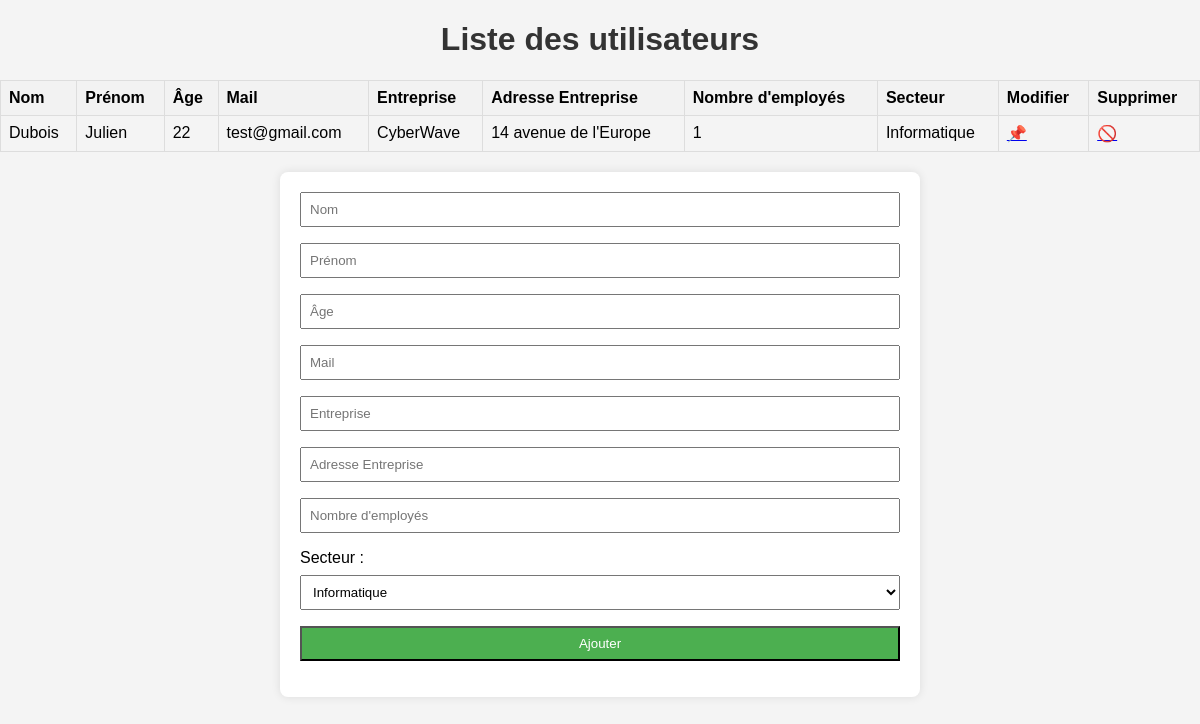
The page / on the database its author committed.
### tables this page shows
CREATE TABLE IF NOT EXISTS `utilisateurs` (
  `id` int NOT NULL AUTO_INCREMENT,
  `nom` varchar(255) NOT NULL,
  `prenom` varchar(255) NOT NULL,
  `age` int NOT NULL,
  `mail` varchar(255) NOT NULL,
  `idEntreprise` int DEFAULT NULL,
  PRIMARY KEY (`id`),
  KEY `idEntreprise` (`idEntreprise`)
);

CREATE TABLE IF NOT EXISTS `entreprise` (
  `id` int NOT NULL AUTO_INCREMENT,
  `nom` varchar(255) NOT NULL,
  `adresse` varchar(255) NOT NULL,
  `nbEmploye` int NOT NULL,
  `idSecteur` int DEFAULT NULL,
  PRIMARY KEY (`id`),
  KEY `idSecteur` (`idSecteur`)
);

CREATE TABLE IF NOT EXISTS `secteur` (
  `id` int NOT NULL AUTO_INCREMENT,
  `nom` varchar(255) NOT NULL,
  PRIMARY KEY (`id`)
);

### index.php (the view, shortened to what this page needs)
<?php
include 'db_connection.php';
$sql = "SELECT u.id, u.nom, u.prenom, u.age, u.mail, e.nom as entreprise, e.adresse as adresse_entreprise, e.nbEmploye, s.nom as secteur
        FROM utilisateurs u
        INNER JOIN entreprise e ON u.idEntreprise = e.id
        INNER JOIN secteur s ON e.idSecteur = s.id";
$result = $conn->query($sql);
?>
<!DOCTYPE html>
<html lang="en">
<head>
    <link rel="stylesheet" href="style.css">
</head>
<body>
    <h1>Liste des utilisateurs</h1>
    <table>
        <tr>
            <th>Nom</th>
            <th>Prénom</th>
            <th>Âge</th>
            <th>Mail</th>
            <th>Entreprise</th>
            <th>Adresse Entreprise</th>
            <th>Nombre d'employés</th>
            <th>Secteur</th>
            <th>Modifier</th>
            <th>Supprimer</th>
        </tr>
        <?php
        while ($row = $result->fetch_assoc()) {
            echo "<tr>
                    <td>{$row['nom']}</td>
                    <td>{$row['prenom']}</td>
                    <td>{$row['age']}</td>
                    <td>{$row['mail']}</td>
                    <td>{$row['entreprise']}</td>
                    <td>{$row['adresse_entreprise']}</td>
                    <td>{$row['nbEmploye']}</td>
                    <td>{$row['secteur']}</td>
                    <td><a href='modifier_utilisateur.php?id={$row['id']}'>&#128204;</a></td>
                    <td><a href='suppression_utilisateur.php?id={$row['id']}'>&#128683;</a></td>
                </tr>";
        }
        ?>
    </table>
<form action="traitement_formulaire.php" method="post">
    <input type="text" name="nomUtilisateur" placeholder="Nom" required>
    <input type="text" name="prenomUtilisateur" placeholder="Prénom" required>
    <input type="number" name="ageUtilisateur" placeholder="Âge" required>
    <input type="email" name="mailUtilisateur" placeholder="Mail" required>
    <input type="text" name="nomEntreprise" placeholder="Entreprise" required>
    <input type="text" name="adresseEntreprise" placeholder="Adresse Entreprise" required>
    <input type="number" name="nbEmploye" placeholder="Nombre d'employés" required>
    <label for="secteur">Secteur :</label>
    <select id="secteur" name="idSecteur">
    <?php
        include 'db_connection.php';
        $sql = "SELECT id, nom FROM secteur";
        $result = $conn->query($sql);
        if ($result->num_rows > 0) {
            while ($row = $result->fetch_assoc()) {
                echo "<option value='{$row['id']}'>{$row['nom']}</option>";
            }
        } else {
            echo "0 results";
        }
        ?>
    </select><br>
    <input type="submit" value="Ajouter">
</form>
</body>
</html>

### style.css (style rules this page uses)
table { width: 100%; border-collapse: collapse; margin-top: 20px; }
th, td { border: 1px solid #ddd; padding: 8px; text-align: left; }
th { background-color: #f2f2f2; }
form { margin-top: 20px; }
body { font-family: Arial, sans-serif; background-color: #f4f4f4; margin: 0; padding: 0; }
h1 { text-align: center; color: #333; }
form { max-width: 600px; margin: 20px auto; padding: 20px; background-color: #fff; box-shadow: 0 0 10px rgba(0, 0, 0, 0.1); border-radius: 8px; }
label { display: block; margin-bottom: 8px; }
input, select { width: 100%; padding: 8px; margin-bottom: 16px; box-sizing: border-box; }
input[type="submit"] { background-color: #4caf50; color: #fff; cursor: pointer; }

### rows shown on the page
utilisateurs: nom "Dubois", prenom "Julien", age "22", mail "test@gmail.com", idEntreprise.nom "CyberWave", idEntreprise.adresse "14 avenue de l'Europe", idEntreprise.nbEmploye "1", secteur.nom "Informatique"

### other values the page prints
form field idSecteur "Informatique"
